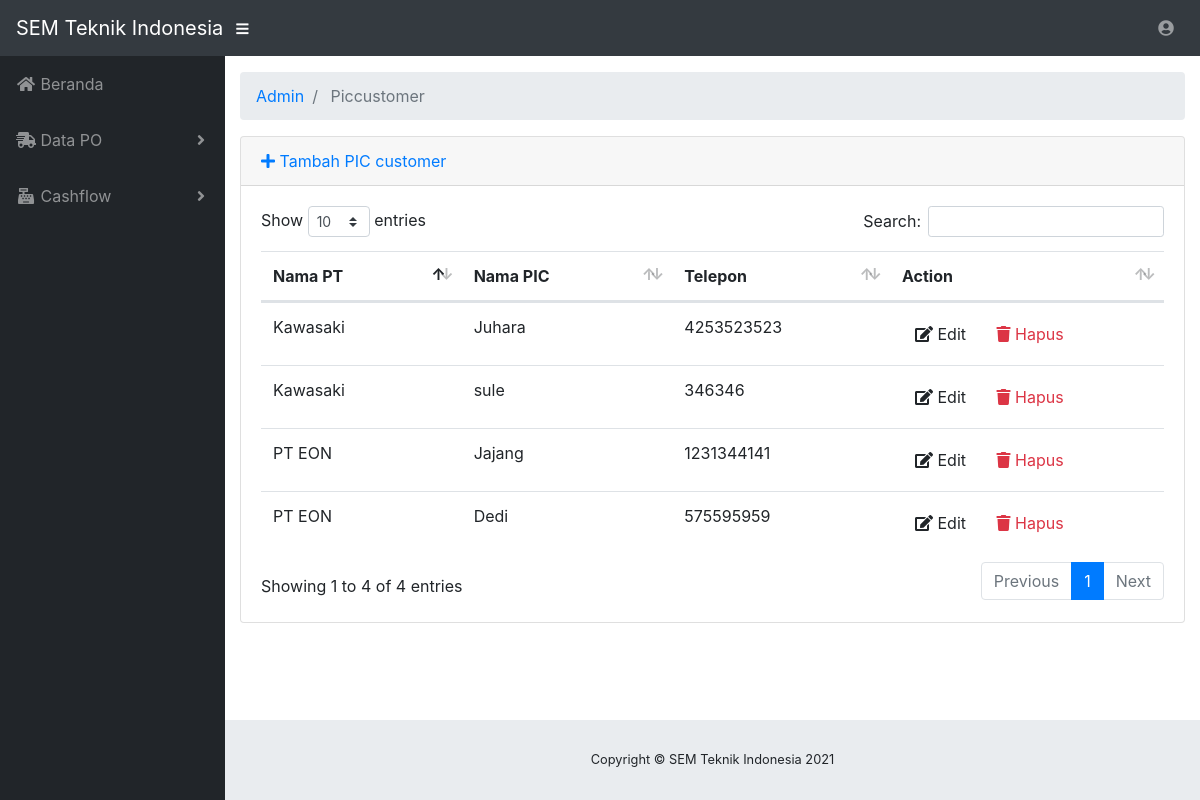
Screenshot of /index.php/admin/piccustomer with the database file from the repository.
### tables this page shows
CREATE TABLE `tblpiccust` (
  `idpiccust` int(11) NOT NULL,
  `idcust` int(11) NOT NULL,
  `namapic` text NOT NULL,
  `nohp` bigint(20) NOT NULL
);

CREATE TABLE `tblcust` (
  `idcust` int(11) NOT NULL,
  `npwp` bigint(20) NOT NULL,
  `nama` varchar(100) NOT NULL,
  `alamat` text NOT NULL,
  `telepon` bigint(20) NOT NULL
);

### application/controllers/admin/PICCustomer.php (called while the page is built, shortened)
<?php
class PICCustomer extends CI_Controller
{
    public function __construct()
    {
		$this->load->model("piccustomer_model");
		$this->load->model("customer_model");
        $this->load->library('form_validation');
    }
    public function index()
    {
        $data["piccustomer"] = $this->piccustomer_model->getAll();
        $this->load->view("admin/piccustomer/list", $data);
    }
}

### index.php (called while the page is built, shortened)
<?php
require_once BASEPATH.'core/CodeIgniter.php';

### application/models/PICCustomer_model.php (called while the page is built, shortened)
<?php defined('BASEPATH') OR exit('No direct script access allowed');
class PICCustomer_model extends CI_Model
{
    private $_table = "tblpiccust";
    public function getAll()
    {
		$this->db->select('tblpiccust.idpiccust,tblcust.nama,tblpiccust.namapic,tblpiccust.nohp');
		$this->db->from('tblpiccust');
		$this->db->join('tblcust','tblpiccust.idcust=tblcust.idcust');
		$query = $this->db->get();
        return $query->result();
        return $this->db->get($this->_table)->result();
    }
}

### application/views/admin/piccustomer/list.php (the view, shortened to what this page needs)
<!DOCTYPE html>
<html lang="en">
<head>
	<?php $this->load->view("admin/_partials/head.php") ?>
</head>
<body id="page-top">
	<?php $this->load->view("admin/_partials/navbar.php") ?>
	<div id="wrapper">
		<?php $this->load->view("admin/_partials/sidebar.php") ?>
		<div id="content-wrapper">
			<div class="container-fluid">
				<?php $this->load->view("admin/_partials/breadcrumb.php") ?>
				<div class="card mb-3">
					<div class="card-header">
						<a href="<?php echo site_url('admin/piccustomer/add') ?>"><i class="fas fa-plus"></i> Tambah PIC customer</a>
					</div>
					<div class="card-body">
						<div class="table-responsive">
							<table class="table table-hover" id="dataTable" width="100%" cellspacing="0">
								<thead>
									<tr>
										<th>Nama PT</th>
										<th>Nama PIC</th>
										<th>Telepon</th>
										<th>Action</th>
									</tr>
								</thead>
								<tbody>
									<?php foreach ($piccustomer as $rowpiccustomer): ?>
									<tr>
										<td>
											<?php echo $rowpiccustomer->nama ?>
										</td>
										<td>
											<?php echo $rowpiccustomer->namapic ?>
										</td>
										<td>
											<?php echo $rowpiccustomer->nohp ?>
										</td>
										<td width="250">
											<a href="<?php echo site_url('admin/piccustomer/edit/'.$rowpiccustomer->idpiccust) ?>"
											 class="btn btn-small"><i class="fas fa-edit"></i> Edit</a>
											<a onclick="deleteConfirm('<?php echo site_url('admin/piccustomer/delete/'.$rowpiccustomer->idpiccust) ?>')"
											 href="#!" class="btn btn-small text-danger"><i class="fas fa-trash"></i> Hapus</a>
										</td>
									</tr>
									<?php endforeach; ?>
								</tbody>
							</table>
						</div>
					</div>
				</div>
			</div>
			<?php $this->load->view("admin/_partials/footer.php") ?>
		</div>
	</div>
</body>
</html>

### application/views/admin/_partials/head.php (shortened to what this page needs)
<link href="<?php echo base_url('assets/fontawesome-free/css/all.min.css') ?>" rel="stylesheet" type="text/css">
<link href="<?php echo base_url('assets/datatables/dataTables.bootstrap4.css') ?>" rel="stylesheet">
<link href="<?php echo base_url('assets/datepicker/css/bootstrap-datepicker.css') ?>" rel="stylesheet">
<link href="<?php echo base_url('css/sb-admin.css') ?>" rel="stylesheet">

### application/views/admin/_partials/navbar.php (shortened to what this page needs)
<nav class="navbar navbar-expand navbar-dark bg-dark static-top">
    <a class="navbar-brand mr-1" href="index.html">SEM Teknik Indonesia</a>
    <button class="btn btn-link btn-sm text-white order-1 order-sm-0" id="sidebarToggle" href="#">
      <i class="fas fa-bars"></i>
    </button>
    <ul class="navbar-nav ml-auto ml-md-0">
      <li class="nav-item dropdown no-arrow">
        <a class="nav-link dropdown-toggle" href="#" id="userDropdown" role="button" data-toggle="dropdown" aria-haspopup="true" aria-expanded="false">
					<i class="fas fa-user-circle fa-fw"></i>
        </a>
      </li>
    </ul>
  </nav>

### application/views/admin/_partials/sidebar.php (shortened to what this page needs)
<ul class="sidebar navbar-nav">
    <li class="nav-item <?php echo $this->uri->segment(2) == '' ? 'active': '' ?>">
        <a class="nav-link" href="<?php echo site_url('admin') ?>">
            <i class="fas fa-fw fa-home"></i>
            <span>Beranda</span>
        </a>
	</li>
	<li class="nav-item dropdown <?php echo $this->uri->segment(2) == 'po' ? 'active': '' ?>">
        <a class="nav-link dropdown-toggle" href="#" id="pagesDropdown" role="button" data-toggle="dropdown" aria-haspopup="true"
            aria-expanded="false">
            <i class="fas fa-fw fa-shipping-fast"></i>
            <span>Data PO</span>
        </a>
	</li>
	<li class="nav-item dropdown <?php echo $this->uri->segment(2) == 'po' ? 'active': '' ?>">
        <a class="nav-link dropdown-toggle" href="#" id="pagesDropdown" role="button" data-toggle="dropdown" aria-haspopup="true"
            aria-expanded="false">
            <i class="fas fa-fw fa-cash-register"></i>
            <span>Cashflow</span>
        </a>
	</li>
</ul>

### application/views/admin/_partials/breadcrumb.php
<ol class="breadcrumb">
<?php foreach ($this->uri->segments as $segment): ?>
	<?php
		$url = substr($this->uri->uri_string, 0, strpos($this->uri->uri_string, $segment)) . $segment;
		$is_active =  $url == $this->uri->uri_string;
	?>
	<li class="breadcrumb-item <?php echo $is_active ? 'active': '' ?>">
		<?php if($is_active): ?>
			<?php echo ucfirst($segment) ?>
		<?php else: ?>
			<a href="<?php echo site_url($url) ?>"><?php echo ucfirst($segment) ?></a>
		<?php endif; ?>
	</li>
<?php endforeach; ?>
</ol>

### application/views/admin/_partials/footer.php
<footer class="sticky-footer">
  <div class="container my-auto">
    <div class="copyright text-center my-auto">
      <span>Copyright © <?php echo SITE_NAME ." ". Date('Y') ?></span>
    </div>
  </div>
</footer>

### rows the page displays
tblpiccust: idcust.nama "PT EON", namapic "Jajang", nohp "1231344141"
tblpiccust: idcust.nama "PT EON", namapic "Dedi", nohp "575595959"
tblpiccust: idcust.nama "Kawasaki", namapic "Juhara", nohp "4253523523"
tblpiccust: idcust.nama "Kawasaki", namapic "sule", nohp "346346"

### other values shown
$segment "Admin"
$segment "Piccustomer"
SITE_NAME "SEM Teknik Indonesia"
Date('Y') "2021"
